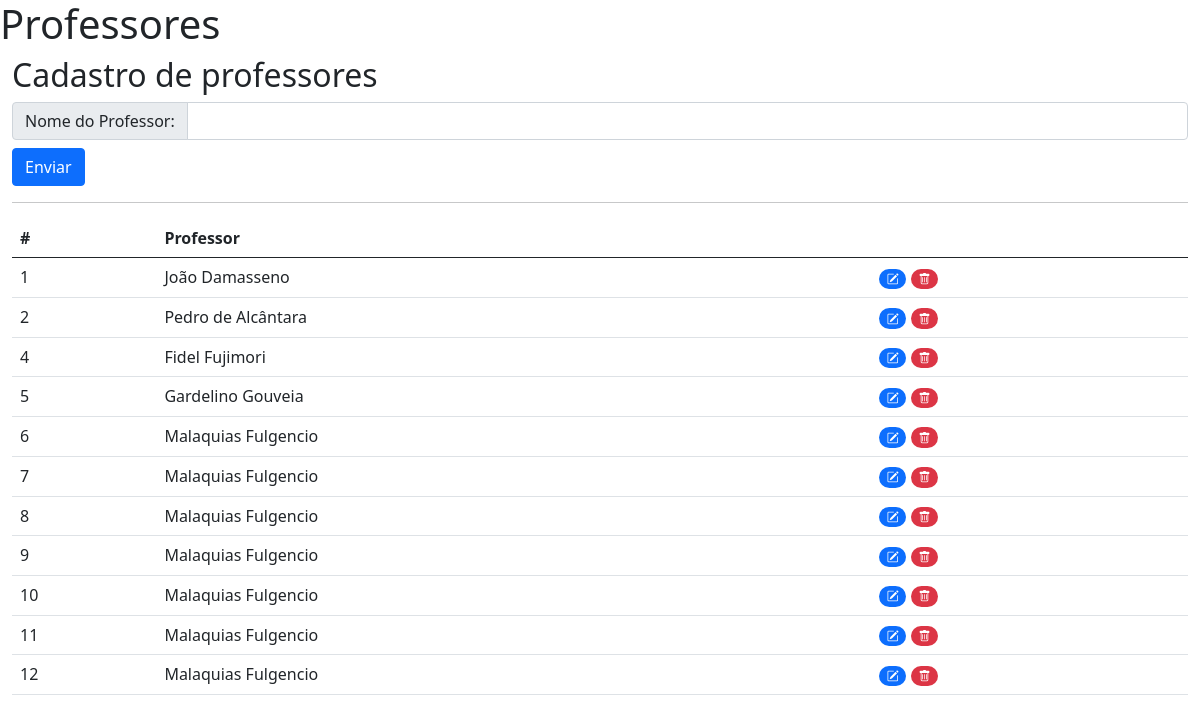
/CRUD/professores.php, run on the app's committed database.
### tables this page shows
CREATE TABLE `professor` (
  `codigo` int(10) UNSIGNED NOT NULL,
  `nome` varchar(45) NOT NULL
);

### CRUD/classes/Professor.php (called while the page is built, shortened)
<?php
class Professor{
    private $codigo;
    private $nome;
    public function setProfessor($codigo, $nome){
        $this->codigo=$codigo;
        $this->nome=$nome;
    }
    public function getCodigo(){
        return $this->codigo;
    }
    public function getNome(){
        return $this->nome;
    }
    public static function listar(){
        $db=Database::conexao();
        $professores=null;
        $retorno=$db->query("SELECT * FROM professor");
        while($item=$retorno->fetch(PDO::FETCH_ASSOC)){
            $professor=new Professor();
            $professor->setProfessor($item['codigo'],$item['nome'] );
            $professores[]=$professor;
        }
        return $professores;
    }
}

### CRUD/professores.php (the view, shortened to what this page needs)
<html>
<head>
    <link href="https://cdn.jsdelivr.net/npm/bootstrap@5.0.2/dist/css/bootstrap.min.css" rel="stylesheet">
    <link rel="stylesheet" href="https://cdn.jsdelivr.net/npm/bootstrap-icons@1.5.0/font/bootstrap-icons.css">
</head>
<body>
    <h1>Professores</h1>
    <?php
    include "./classes/Professor.php";
    if(!isset($professor)){
        $professor = new Professor();
        $professor->setProfessor(null, null);
    }
    ?>
    <div class="container-fluid">
        <h2> Cadastro de professores</h2>
        <form name="form-professor" method="POST" action="?acao=salvar">
            <div class="input-group mb-2">
                <span class="input-group-text">Nome do Professor:</span>
                <input type="text" class="form-control" id="nome-professor" name="nome-professor" value="<?php echo $professor->getNome() ?>">
            </div>
            <input type="submit" class="btn btn-primary" name="enviar-professor" value="Enviar" />
        </form>
        <hr />
    </div>
    <div class="container-fluid">
        <table class="table">
            <thead>
                <tr>
                    <th scope="col">#</th>
                    <th scope="col">Professor</th>
                    <th scope="col"></th>
                </tr>
            </thead>
            <tbody>
                <?php
                $professores = Professor::listar();
                foreach ($professores as $professor) {
                    echo "<tr>
                    <td>{$professor->getCodigo()}</td>
                    <td>{$professor->getNome()}</td>
                    <td>
                        <span class='badge rounded-pill bg-primary'>
                            <a href='?acao=editar&codigo={$professor->getCodigo()}' style='color:#fff'><i class='bi bi-pencil-square'></i></a>
                        </span>
                        <span class='badge rounded-pill bg-danger'>
                            <a href='?acao=excluir&codigo={$professor->getCodigo()}'style='color:#fff'><i class='bi bi-trash'></i></a>
                        </span>
                    </td>
                    </tr>";
                }
                ?>
            </tbody>
        </table>
    </div>
</body>

### data on the page
professor: codigo "1", nome "João Damasseno"
professor: codigo "2", nome "Pedro de Alcântara"
professor: codigo "4", nome "Fidel Fujimori"
professor: codigo "5", nome "Gardelino Gouveia"
professor: codigo "6", nome "Malaquias Fulgencio"
professor: codigo "7", nome "Malaquias Fulgencio"
professor: codigo "8", nome "Malaquias Fulgencio"
professor: codigo "9", nome "Malaquias Fulgencio"
professor: codigo "10", nome "Malaquias Fulgencio"
professor: codigo "11", nome "Malaquias Fulgencio"
professor: codigo "12", nome "Malaquias Fulgencio"
